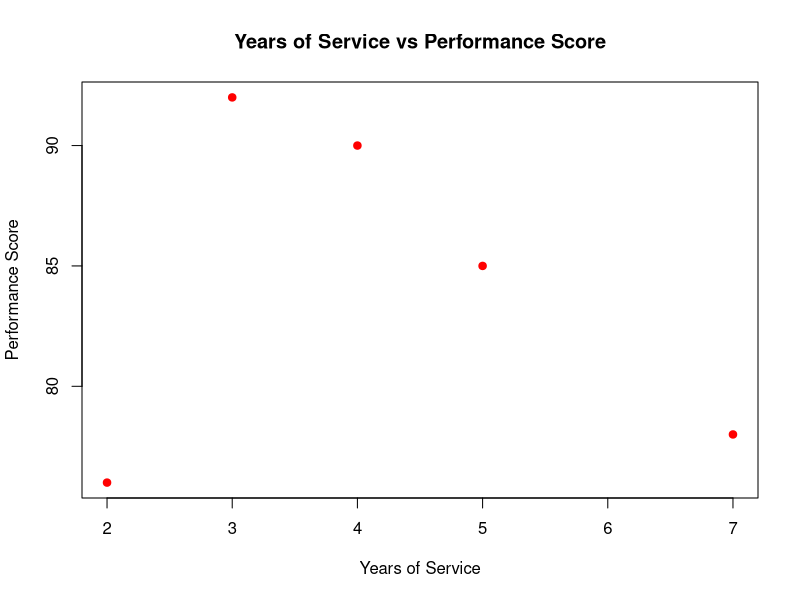

Recreate this plot in R.
# Dataset
years <- c(5, 3, 7, 4, 2)
performance <- c(85, 92, 78, 90, 76)

# Scatter Plot
plot(years, performance,
     main = "Years of Service vs Performance Score",
     xlab = "Years of Service",
     ylab = "Performance Score",
     pch = 19,
     col = "red")

# Correlation
correlation <- cor(years, performance)
print(correlation)
